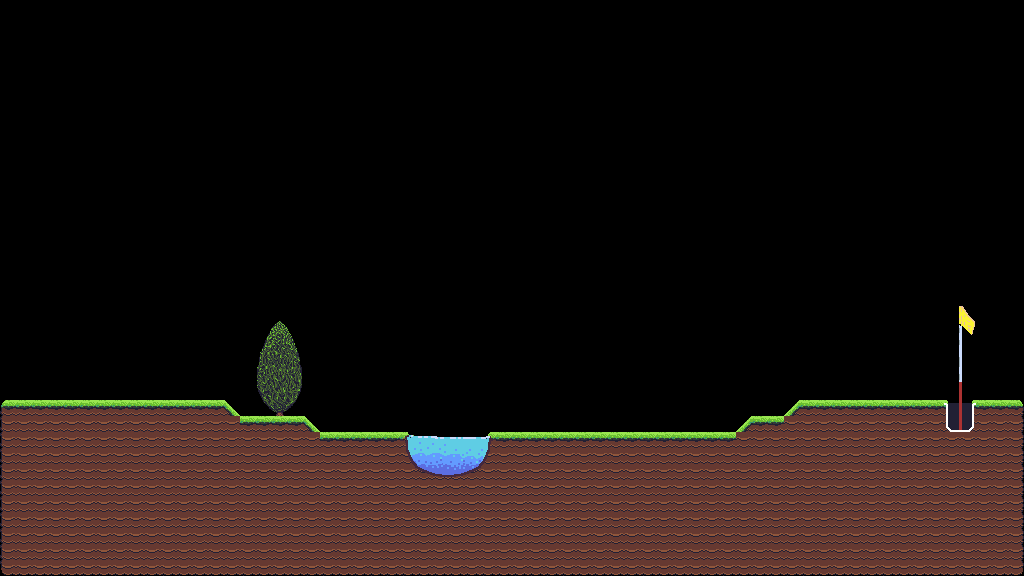

Tiled map render using the project's own tile images. Description and the map definition, with tile-layer contents summarised, below:
An orthogonal 64x36 tile map with 16x16 px tiles, 1 tile layer (Level), 2 tilesets and 207 objects (131x collide, 2x finish, juniper).

<map version="1.10" tiledversion="1.11.1" orientation="orthogonal" renderorder="right-down" width="64" height="36" tilewidth="16" tileheight="16" infinite="0" nextlayerid="9" nextobjectid="9692">
 <tileset firstgid="1" name="prototype" tilewidth="16" tileheight="16" tilecount="128" columns="16">
  <image source="images/prototype.png" width="256" height="128" />
  <tile id="0" type="ground" />
  <tile id="1" type="ground" />
  <tile id="2" type="ground" />
  <tile id="3" type="ground" />
  <tile id="4" type="ground" />
 </tileset>
 <tileset firstgid="129" name="all2" tilewidth="16" tileheight="16" tilecount="210" columns="14">
  <image source="images/all2.png" width="224" height="244" />
 </tileset>
 <layer id="1" name="Level" width="64" height="36">
  <data>[2304 cells, 675 non-empty, 64 distinct tile ids]</data>
 </layer>
 <objectgroup id="8" name="Pool_Object">
  <object id="9681" x="420.25" y="468.125">
   <polygon points="0,0 18.125,7.25 35.625,7.125 50.625,2.875 44.75,9.125 10.875,9.25" />
  </object>
  <object id="9681" x="420.25" y="468.125">
   <polygon points="0,0 18.125,7.25 35.625,7.125 50.625,2.875 44.75,9.125 10.875,9.25" />
  </object>
 </objectgroup>
 <objectgroup id="7" name="Bushes_Leaf_Object">
  <object id="9545" name="juniper" x="256" y="320" width="51" height="94.5" />
 </objectgroup>
 <objectgroup id="6" name="Bushes_Object">
  <object id="9541" x="261.818" y="350.546">
   <polygon points="0,0 18,-28.7273 34,-0.181818" />
  </object>
  <object id="9542" x="261.909" y="351.647">
   <polygon points="0,0 34,-0.919192 38.9091,31.6202 -3.81818,32.1717" />
  </object>
  <object id="9543" x="257.909" y="384.553">
   <polygon points="0,0 42.8182,-0.643514 37.5455,15.5363 5.54545,15.7201" />
  </object>
  <object id="9544" x="264" y="400.916">
   <polygon points="0,0 31.0909,-0.280098 21,9.71007 11.1818,10.0835" />
  </object>
  <object id="9541" x="261.818" y="350.546">
   <polygon points="0,0 18,-28.7273 34,-0.181818" />
  </object>
  <object id="9542" x="261.909" y="351.647">
   <polygon points="0,0 34,-0.919192 38.9091,31.6202 -3.81818,32.1717" />
  </object>
  <object id="9543" x="257.909" y="384.553">
   <polygon points="0,0 42.8182,-0.643514 37.5455,15.5363 5.54545,15.7201" />
  </object>
  <object id="9544" x="264" y="400.916">
   <polygon points="0,0 31.0909,-0.280098 21,9.71007 11.1818,10.0835" />
  </object>
 </objectgroup>
 <objectgroup id="2" name="Ground_Object">
  <object id="9478" type="collide" x="1008" y="400" width="16" height="16" />
  <object id="9479" type="collide" x="0" y="400" width="16" height="16" />
  <object id="9480" type="collide" x="16" y="400" width="16" height="16" />
  <object id="9481" type="collide" x="32" y="400" width="16" height="16" />
  <object id="9482" type="collide" x="48" y="400" width="16" height="16" />
  <object id="9483" type="collide" x="64" y="400" width="16" height="16" />
  <object id="9484" type="collide" x="80" y="400" width="16" height="16" />
  <object id="9485" type="collide" x="96" y="400" width="16" height="16" />
  <object id="9486" type="collide" x="112" y="400" width="16" height="16" />
  <object id="9487" type="collide" x="128" y="400" width="16" height="16" />
  <object id="9488" type="collide" x="144" y="400" width="16" height="16" />
  <object id="9489" type="collide" x="160" y="400" width="16" height="16" />
  <object id="9490" type="collide" x="176" y="400" width="16" height="16" />
  <object id="9491" type="collide" x="192" y="400" width="16" height="16" />
  <object id="9492" type="collide" x="208" y="400" width="16" height="16" />
  <object id="9493" type="collide" x="800" y="400" width="16" height="16" />
  <object id="9494" type="collide" x="816" y="400" width="16" height="16" />
  <object id="9495" type="collide" x="832" y="400" width="16" height="16" />
  <object id="9496" type="collide" x="848" y="400" width="16" height="16" />
  <object id="9497" type="collide" x="864" y="400" width="16" height="16" />
  <object id="9498" type="collide" x="880" y="400" width="16" height="16" />
  <object id="9499" type="collide" x="896" y="400" width="16" height="16" />
  <object id="9500" type="collide" x="912" y="400" width="16" height="16" />
  <object id="9501" type="collide" x="928" y="400" width="16" height="16" />
  <object id="9502" type="collide" x="976" y="400" width="16" height="16" />
  <object id="9503" type="collide" x="992" y="400" width="16" height="16" />
  <object id="9504" type="collide" x="240" y="416" width="16" height="16" />
  <object id="9505" type="collide" x="752" y="416" width="16" height="16" />
  <object id="9506" type="collide" x="768" y="416" width="16" height="16" />
  <object id="9507" type="collide" x="320" y="432" width="16" height="16" />
  <object id="9508" type="collide" x="336" y="432" width="16" height="16" />
  <object id="9509" type="collide" x="352" y="432" width="16" height="16" />
  <object id="9510" type="collide" x="368" y="432" width="16" height="16" />
  <object id="9511" type="collide" x="384" y="432" width="16" height="16" />
  <object id="9512" type="collide" x="496" y="432" width="16" height="16" />
  <object id="9513" type="collide" x="512" y="432" width="16" height="16" />
  <object id="9514" type="collide" x="528" y="432" width="16" height="16" />
  <object id="9515" type="collide" x="544" y="432" width="16" height="16" />
  <object id="9516" type="collide" x="560" y="432" width="16" height="16" />
  <object id="9517" type="collide" x="576" y="432" width="16" height="16" />
  <object id="9518" type="collide" x="592" y="432" width="16" height="16" />
  <object id="9519" type="collide" x="608" y="432" width="16" height="16" />
  <object id="9520" type="collide" x="624" y="432" width="16" height="16" />
  <object id="9521" type="collide" x="640" y="432" width="16" height="16" />
  <object id="9522" type="collide" x="656" y="432" width="16" height="16" />
  <object id="9523" type="collide" x="672" y="432" width="16" height="16" />
  <object id="9524" type="collide" x="688" y="432" width="16" height="16" />
  <object id="9525" type="collide" x="704" y="432" width="16" height="16" />
  <object id="9526" type="collide" x="720" y="432" width="16" height="16" />
  <object id="9527" type="collide" x="0" y="560" width="16" height="16" />
  <object id="9528" type="collide" x="0" y="416" width="16" height="16" />
  <object id="9529" type="collide" x="0" y="432" width="16" height="16" />
  <object id="9530" type="collide" x="0" y="448" width="16" height="16" />
  <object id="9531" type="collide" x="0" y="464" width="16" height="16" />
  <object id="9532" type="collide" x="0" y="480" width="16" height="16" />
  <object id="9533" type="collide" x="0" y="496" width="16" height="16" />
  <object id="9534" type="collide" x="0" y="512" width="16" height="16" />
  <object id="9535" type="collide" x="0" y="528" width="16" height="16" />
  <object id="9536" type="collide" x="0" y="544" width="16" height="16" />
  <object id="9546" type="collide" x="1008" y="560" width="16" height="16" />
  <object id="9547" type="collide" x="1008" y="416" width="16" height="16" />
  <object id="9548" type="collide" x="1008" y="432" width="16" height="16" />
  <object id="9549" type="collide" x="1008" y="448" width="16" height="16" />
  <object id="9550" type="collide" x="1008" y="464" width="16" height="16" />
  <object id="9551" type="collide" x="1008" y="480" width="16" height="16" />
  <object id="9552" type="collide" x="1008" y="496" width="16" height="16" />
  <object id="9553" type="collide" x="1008" y="512" width="16" height="16" />
  <object id="9554" type="collide" x="1008" y="528" width="16" height="16" />
  </objectgroup>
 <objectgroup id="3" name="Hole_Object">
  <!-- 8 objects omitted --></objectgroup>
 <objectgroup id="5" name="Spawn_Object">
  <!-- 1 objects omitted --></objectgroup>
</map>
<!-- 128 of 207 objects omitted -->
